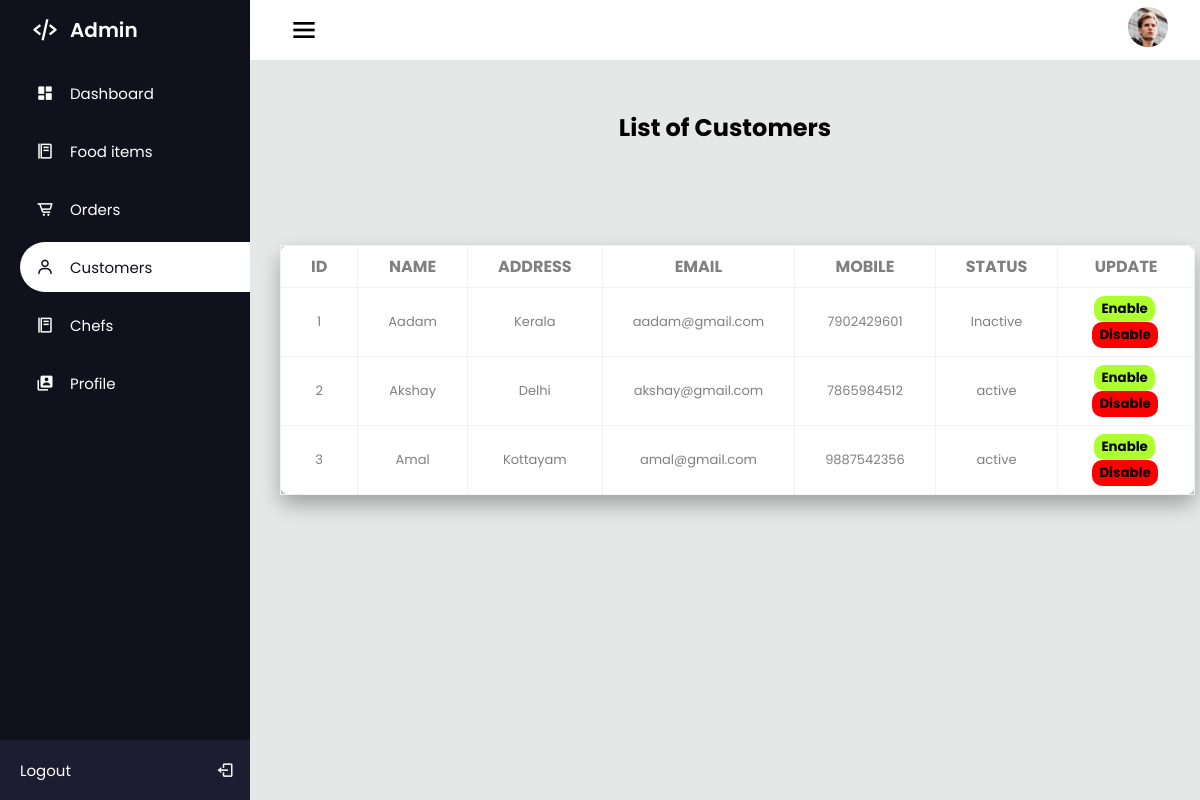
The app's page /Admin/customers.php with its own data.
### tables this page shows
CREATE TABLE `customers` (
  `cust_id` int(11) NOT NULL,
  `cust_name` varchar(50) NOT NULL,
  `cust_address` varchar(50) NOT NULL,
  `cust_email` varchar(30) NOT NULL,
  `cust_mobile` varchar(20) NOT NULL,
  `login_id` int(10) NOT NULL
);

### Admin/customers.php (the view, shortened to what this page needs)
<?php
  include 'connect.php';
?>
<!DOCTYPE html>
<html lang="en">
<head>
  <link rel="stylesheet" href="css/main.css">
  <link href='https://unpkg.com/boxicons@2.1.1/css/boxicons.min.css' rel='stylesheet'>
</head>
<body>
  <div class="sidebar">
    <div class="logo_details">
      <i class='bx bx-code-alt'></i>
      <div class="logo_name">
        Admin
      </div>
    </div>
    <ul>
      <li>
        <a href="index.php" >
        <i class='bx bxs-dashboard' ></i>
          <span class="links_name">
            Dashboard
          </span>
        </a>
      </li>
      <li>
        <a href="fooditems.php">
        <i class='bx bx-food-menu' ></i>
          <span class="links_name">
            Food items
          </span>
        </a>
      </li>
      <li>
        <a href="orders.php">
          <i class='bx bx-cart-alt'></i>
          <span class="links_name">
            Orders
          </span>
        </a>
      </li>
      <li>
        <a href="#" class="active">
          <i class='bx bx-user'></i>
          <span class="links_name">
            Customers
          </span>
        </a>
      </li>
      <li>
        <a href="chefs.php">
        <i class='bx bx-food-menu' ></i>
          <span class="links_name">
            Chefs
          </span>
        </a>
      </li>
      <li>
        <a href="profile.php">
        <i class='bx bxs-user-account' ></i>
          <span class="links_name">
            Profile
          </span>
        </a>
      </li>
      <li class="login">
        <a href="logout.php ">
          <span class="links_name login_out">
            Logout
          </span>
          <i class='bx bx-log-out' id="log_out"></i>
        </a>
      </li>
    </ul>
  </div>
  <section class="home_section">
    <div class="topbar">
      <div class="toggle">
        <i class='bx bx-menu' id="btn"></i>
      </div>
      <div class="user_wrapper">
        <img src="img/user.jpg" alt="">
      </div>
    </div>
  <div class="fditems">
    <h1 >List of Customers</h1>
    <div class="displayitems">
      <div class="distbl">
        <table>
          <thead>
            <tr>
              <th>Id</th>
              <th>Name</th>
              <th>Address</th>
              <th>Email</th>
              <th>Mobile</th>
              <th>Status</th>
              <th>Update</th>
            </tr>
          </thead>
          <tbody>
          <?php
          $Selectquery = "SELECT tbl_login.*,customers.* from tbl_login,customers where tbl_login.login_id=customers.login_id;";
              $res=mysqli_query($con,$Selectquery);
              while ($result = mysqli_fetch_array($res))
              {
                ?>
                <tr>
                  <td><?php echo $result['cust_id']; ?></td>
                  <td><?php echo $result['cust_name']; ?></td>
                  <td><?php echo $result['cust_address']; ?></td>
                  <td><?php echo $result['cust_email']; ?></td>
                  <td><?php echo $result['cust_mobile']; ?></td>
                  <td><?php
                    if($result['status']==0)
                    {
                      echo "active";
                    }
                    else{
                      echo "Inactive";
                    }
                    ?>
                  </td>
                  <td>
                  <a href="suspend-users.php?id=<?php echo $result['login_id'] ?> ">
                  <input type="submit" value="Enable" class="btna"></a>
                  <a href="suspend-users.php?r_id=<?php echo $result['login_id'] ?> ">
                  <input type="submit" value="Disable" class="btnb"></a>
                  </td>
                </tr>
            <?php
              }
            ?>
            </tbody>
        </table>
      </div>
    </div>
  </div>
</body>
</html>

### Admin/css/main.css (style rules this page uses)
:root { --dark-blue: #11101D; --white-blue: #1D1D31; --white: #fff; --gray: #8390a2; }
* { margin: 0; padding: 0; box-sizing: border-box; font-family: 'Poppins', sans-serif; }
.sidebar { position: fixed; left: 0; top: 0; width: 250px; height: 100%; padding-left: 20px; background: var(--dark-blue); transition: all 0.5s ease; z-index: 99; }
.sidebar .logo_details { position: relative; height: 60px; display: flex; align-items: center; }
.sidebar li { position: relative; margin: 8px 0; list-style: none; }
.sidebar i { position: relative; height: 60px; min-width: 50px; font-size: 28px; line-height: 60px; text-align: center; color: var(--white); }
.sidebar .logo_details .logo_name { font-size: 20px; font-weight: 600; color: var(--white); transition: all 0.5s ease; }
.sidebar ul li a i { position: relative; height: 50px; font-size: 18px; line-height: 50px; }
.sidebar ul li a { width: 100%; height: 100%; display: flex; align-items: center; text-decoration: none; border-radius: 30px 0px 0px 30px; transition: all 0.5s ease; }
.sidebar ul li a .links_name { font-size: 15px; font-weight: 400; color: var(--white); transition: 0.4s; }
.sidebar li.login { position: fixed; width: 250px; height: 60px; left: 0; bottom: -8px; padding: 20px 20px; background: var(--white-blue); transition: all 0.5s ease; }
.sidebar .login #log_out { position: absolute; height: 60px; right: 0; top: 50%; transform: translateY(-50%); line-height: 60px; transition: all 0.5s ease; }
.sidebar li a.active { background: var(--white); }
.sidebar li a.active .links_name, .sidebar li a.active i { color: var(--dark-blue); }
.home_section { position: relative; width: calc(100% - 250px); min-height: 100vh; left: 250px; top: 0; background: #E4E9E7; transition: all 0.5s ease; }
.home_section .topbar { position: relative; width: 100%; height: 60px; display: flex; justify-content: space-between; align-items: center; padding: 1rem 1.5rem; background: var(--white); }
.home_section .topbar .toggle { position: relative; width: 60px; height: 60px; display: flex; justify-content: center; align-items: center; font-size: 2em; cursor: pointer; }
.home_section .user_wrapper img { width: 40px; height: 40px; margin-right: 0.5rem; border-radius: 50%; }

### Admin/customers.php (style rules this page uses)
.displayitems { align-items: center; padding-left: 30px; padding-right: 30px; padding-top:50px; padding-bottom:50px; border-radius:10px; }
h1 { text-align: center; margin-top: 50px; margin-bottom: 30px; }
.distbl { padding-top: 20px; padding-bottom: 20px; align-content: center; border-radius: 10px; }
table { background-color: white; border-collapse: collapse; border-color: #fff; box-shadow: 0 10px 20px rgba(0,0,0,0.3); border-radius: 10px; margin: auto; }
th,td { border: 1px solid #f2f2f2; padding: 8px 30px; text-align: center; color:grey; }
th { text-transform: uppercase; font: weight 500px; }
td { font-size: 13px }
td a { padding:5px 7px 5px 4px; border-radius: 6px; }
.btna { background-color: greenyellow; padding: 3px 7px 3px 7px; border-radius: 10px; border: none; font-weight: bold; }
.btnb { background-color:red; padding: 3px 7px 3px 7px; border-radius: 10px; border: none; font-weight: bold; }

### records on screen
customers: cust_id "1", cust_name "Aadam", cust_address "Kerala", cust_email "aadam@gmail.com", cust_mobile "7902429601", shows "Inactive"
customers: cust_id "2", cust_name "Akshay", cust_address "Delhi", cust_email "akshay@gmail.com", cust_mobile "7865984512", shows "active"
customers: cust_id "3", cust_name "Amal", cust_address "Kottayam", cust_email "amal@gmail.com", cust_mobile "9887542356", shows "active"
